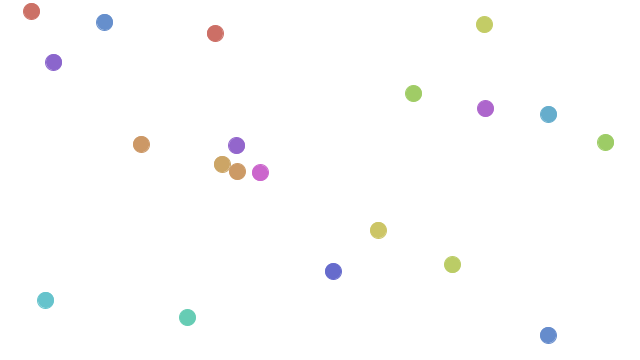
Frame 1 (no input)
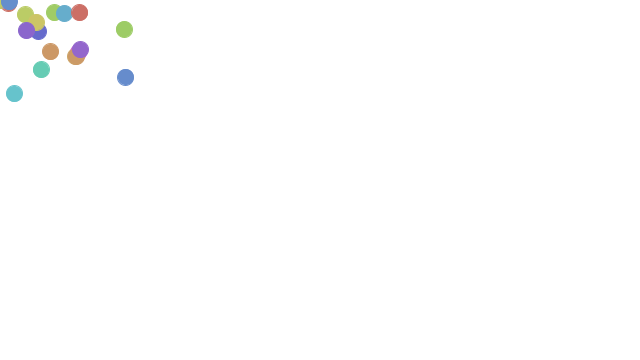
Frame 60 (the mouse pressed at the canvas centre just before this capture)
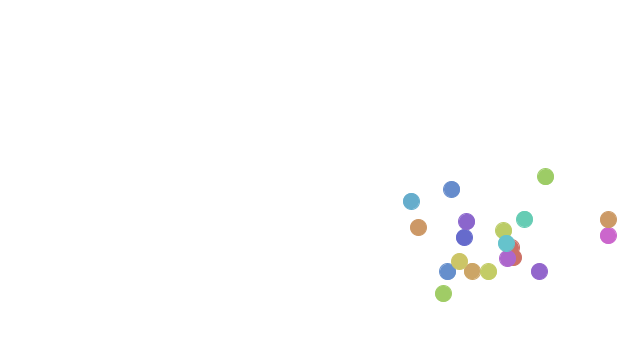
Frame 120 (the mouse held since frame 60 and released just before this capture)

The Processing sketch that drew these frames (run headless with seeded random() and noise(); from frame 60 on, the mouse is pressed at the canvas centre):

// Processing sketch: n1_1_force
// ── n1_1_force.pde
import java.util.List;
import java.util.ArrayList;

class Mover {
    PVector location;
    PVector velocity;
    PVector acceleration;
    float topSpeed;
    color _color;
    float mass = 10.0;

    Mover(float x, float y, float mass){
        this.mass = mass;
        this.location = new PVector(x, y);
        this.velocity = new PVector(0, 0);
        this.topSpeed = 10;
        this.acceleration = new PVector(0.001, 0.01);

        float baseHue = random(0, 1);
        this._color = color(baseHue, 0.5, 0.8);
    }

    void update(){
        // this.acceleration = PVector.random2D();
        // this.acceleration.mult(random(2));

        this.velocity.add(this.acceleration);
        this.velocity.limit(this.topSpeed);
        this.location.add(this.velocity);

        this.acceleration.mult(0);

        this.checkEdges();
    }

    void display(){
        stroke(this._color);
        fill(this._color);
        ellipse(this.location.x, this.location.y, 16, 16);
    }

    void applyForce(PVector force){
        PVector f = force.get();
        f.div(this.mass);
        this.acceleration.add(f);
    }

    void checkEdges(){
        PVector mouse = new PVector(mouseX, mouseY);
        PVector dir = PVector.sub(mouse, location);
        dir.normalize();
        dir.mult(0.5);
        this.acceleration = dir;

        boolean reflectX = false;
        if(this.location.x <= 0){
            this.location.x = 0;
            reflectX = true;
        }else if(width <= this.location.x){
            this.location.x = width;
            reflectX = true;
        }
        if(reflectX){
            this.acceleration.x *= -1;
            this.velocity.x *= -1;
        }

        boolean reflectY = false;
        if(this.location.y <= 0){
            this.location.y = 0;
            reflectY = true;
        }else if(height <= this.location.y){
            this.location.y = height;
            reflectY = true;
        }
        if(reflectY){
            this.acceleration.y *= -1;
            this.velocity.y *= -1;
        }
    }

}

List<Mover> moverList;
void setup(){
    colorMode(HSB, 1); // http://tomari.org/main/java/color/hsb.html

    moverList = new ArrayList();
    size(640, 360);
    for(int i=0; i<20; i++){
        moverList.add(new Mover(random(width), random(height), random(0.5, 3)));
    }
}

void draw(){
    background(color(1, 0, 1));
    for(Mover m : moverList){

        if(mousePressed){
            PVector wind = new PVector(0.5, 0);
            m.applyForce(wind);
        }
        m.update();
        m.display();
    }
}
